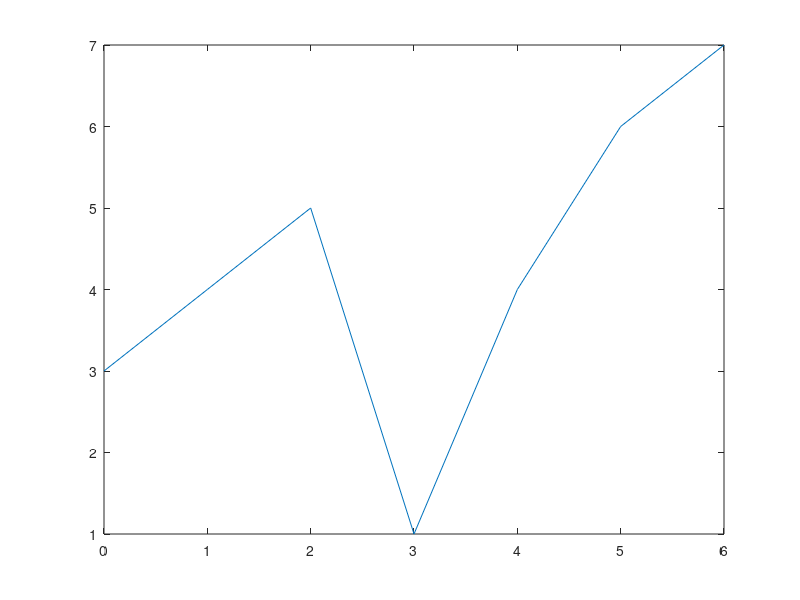

Source code (MATLAB): (Note: this script raises an error after producing the figure.)
disp("Hello, World!");# vectors and plotx = [0 1 2 3 4 5 6];y = [3 4 5 1 4 6 7];plot (x, y);# matrix and vectorM = [1 3 5; 4 5 6];V = [3; 4; 5];r = M * V# matrix transposeMT = M' # matrix navigation, selection# useful tutorial: # https://en.wikibooks.org/wiki/Octave_Programming_Tutorial/Vectors_and_matricesA (1, 3)  # A (m, n)A (2, :)  # A (m, the whole row)A(:, end) # A last columneye(9)ones(9)gallery("chow", 7) # famous matrix gallery!gallery("circul", 7)gallery("neumann", 9)#ranges1:3:10    # start, step, end0:10:100# nice graphx = -10:0.1:10; # Create an evenly-spaced vector from -10..10y = sin (x);    # y is also a vectorplot (x, y);title ("Simple 2-D Plot");xlabel ("x");ylabel ("sin (x)");